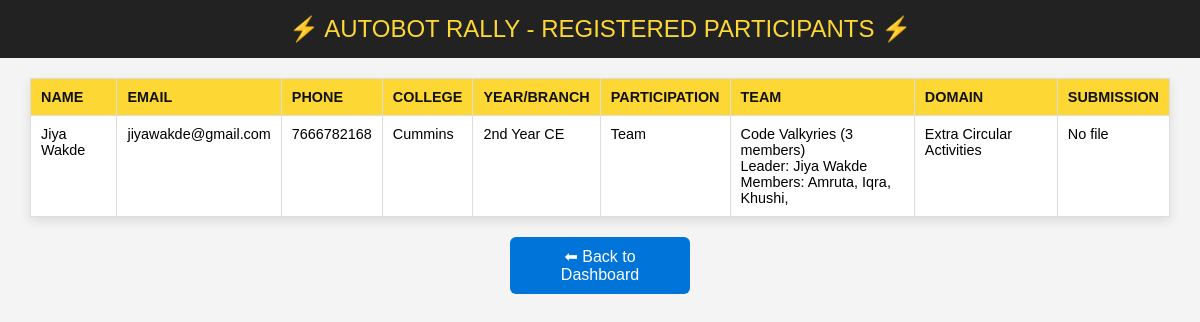
Screenshot of /event/Autobot Rally/participants (signed in) with the database file from the repository.
### main.py (models this page shows)
class Participant(db.Model):
    id = db.Column(db.Integer)
    name = db.Column(db.String(100), nullable=False)
    email = db.Column(db.String(120), nullable=False, primary_key=True)
    phone = db.Column(db.String(15), nullable=False)
    college = db.Column(db.String(150), nullable=False)
    year_branch = db.Column(db.String(100))
    event_name = db.Column(db.String(100), nullable=False)
    participation_type = db.Column(db.String(20))
    team_name = db.Column(db.String(100))
    team_leader = db.Column(db.String(100))
    team_size = db.Column(db.Integer)
    member1 = db.Column(db.String(100))
    member2 = db.Column(db.String(100))
    member3 = db.Column(db.String(100))
    member4 = db.Column(db.String(100))
    domain = db.Column(db.String(100))
    submission = db.Column(db.String(200))

### main.py (the view)
@app.route("/event/<event_name>/participants")
def event_participants(event_name):
    if "user" not in session:
        return redirect(url_for("login"))
    participants = Participant.query.filter_by(event_name=event_name).all()
    return render_template("participants.html", event_name=event_name, participants=participants)

### templates/participants.html (shortened to what this page needs)
<!DOCTYPE html>
<html lang="en">
<head>
</head>
<body>
  <header>⚡ {{ event_name }} - Registered Participants ⚡</header>
  <table>
    <thead>
      <tr>
        <th>Name</th>
        <th>Email</th>
        <th>Phone</th>
        <th>College</th>
        <th>Year/Branch</th>
        <th>Participation</th>
        <th>Team</th>
        <th>Domain</th>
        <th>Submission</th>
      </tr>
    </thead>
    <tbody>
      {% for p in participants %}
      <tr>
        <td>{{ p.name }}</td>
        <td>{{ p.email }}</td>
        <td>{{ p.phone }}</td>
        <td>{{ p.college }}</td>
        <td>{{ p.year_branch }}</td>
        <td>{{ p.participation_type }}</td>
        <td>
          {% if p.participation_type == "Team" %}
            {{ p.team_name }} ({{ p.team_size }} members)<br>
            Leader: {{ p.team_leader }}<br>
            Members: {{ p.member1 }}, {{ p.member2 }}, {{ p.member3 }}, {{ p.member4 }}
          {% else %}
            Individual
          {% endif %}
        </td>
        <td>{{ p.domain }}</td>
        <td>
          {% if p.submission %}
            <a href="{{ url_for('static', filename='uploads/' ~ p.submission) }}" target="_blank">
              <img src="{{ url_for('static', filename='uploads/' ~ p.submission) }}" alt="Submission" style="max-width:100px;">
            </a>
          {% else %}
            No file
          {% endif %}
        </td>
      </tr>
      {% endfor %}
    </tbody>
  </table>
  <a href="{{ url_for('dashboard') }}" class="back-btn">⬅ Back to Dashboard</a>
</body>
</html>

### templates/participants.html (style rules this page uses)
body { font-family: Arial, sans-serif; background: #f4f4f4; margin: 0; padding: 0; }
header { background: #222; color: #fdd835; padding: 15px; text-align: center; font-size: 1.5rem; text-transform: uppercase; }
table { width: 95%; margin: 20px auto; border-collapse: collapse; background: #fff; box-shadow: 0 4px 10px rgba(0,0,0,0.1); }
th, td { padding: 10px; border: 1px solid #ddd; text-align: left; font-size: 0.9rem; vertical-align: top; }
th { background: #fdd835; color: #111; text-transform: uppercase; }
.back-btn { display: block; margin: 20px auto; padding: 10px 15px; background: #0074D9; color: #fff; text-decoration: none; border-radius: 6px; text-align: center; width: 150px; }

### rows the page displays
Participant: event_name "AUTOBOT RALLY", name "Jiya Wakde", email "jiyawakde@gmail.com", phone "7666782168", college "Cummins", year_branch "2nd Year CE", participation_type "Team", team_name "Code Valkyries", team_size "3", team_leader "Jiya Wakde", member1 "Amruta", member2 "Iqra", member3 "Khushi", domain "Extra Circular Activities", shows "No file"
